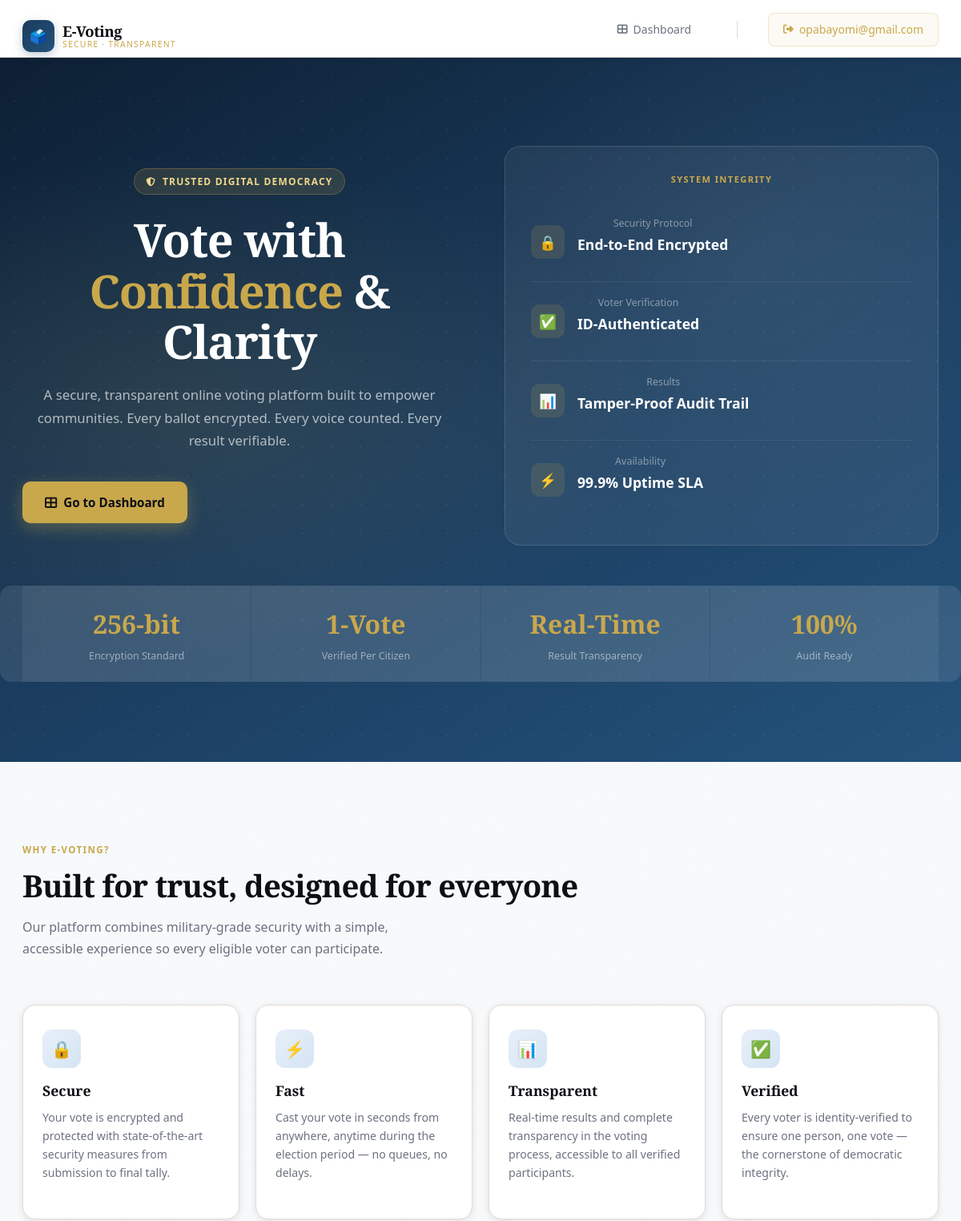
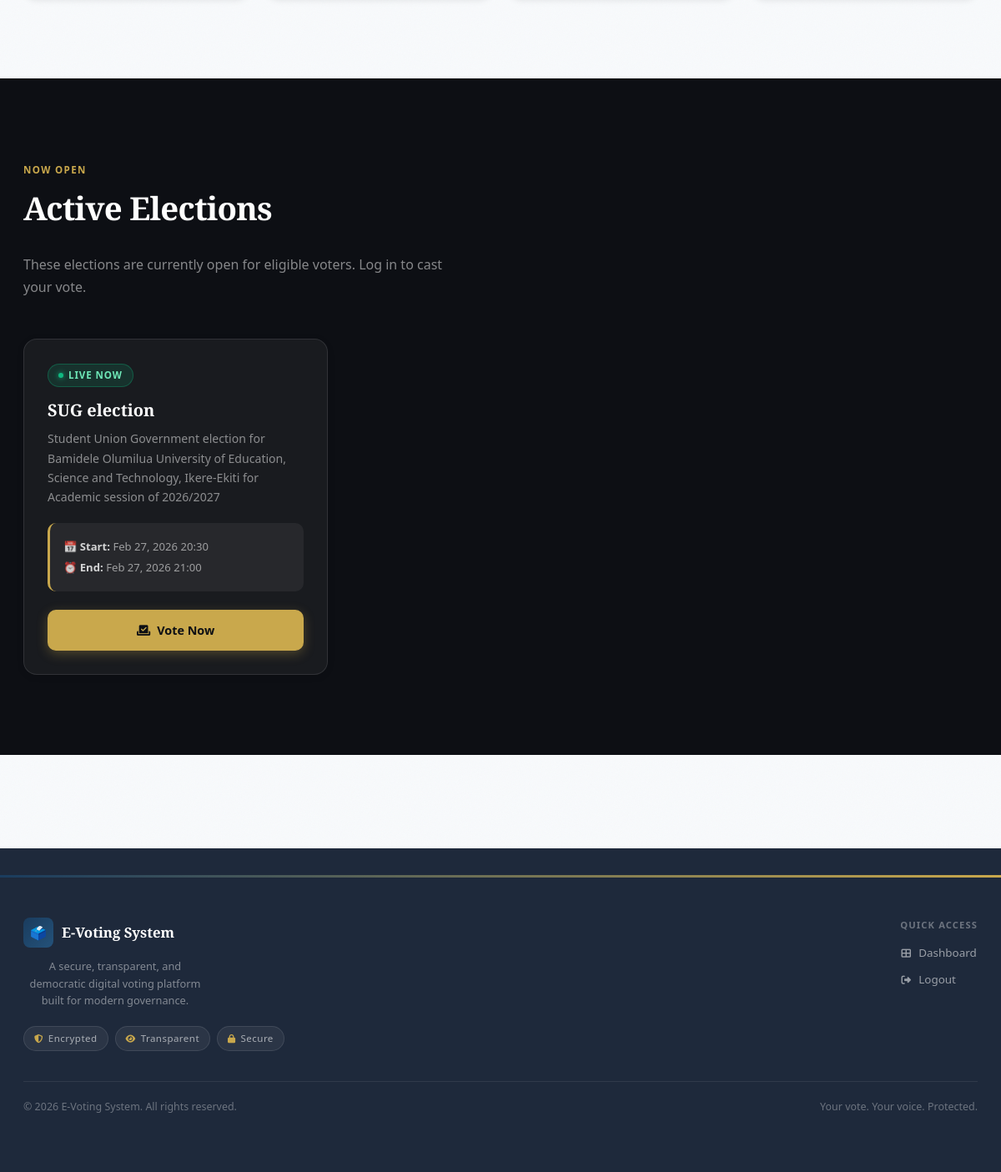
Screenshot of / (signed in) with the database file from the repository (2 pictures, top to bottom).
### voting/models.py (models this page shows, shortened)
class Election(models.Model):
    title = models.CharField(max_length=200)
    description = models.TextField()
    start_date = models.DateTimeField()
    end_date = models.DateTimeField()
    is_active = models.BooleanField(default=True)
    created_at = models.DateTimeField(auto_now_add=True)

### voting/views.py (the view)
# urls.py: path('', views.index, name='index'),
def index(request):
    elections = Election.objects.filter(is_active=True).order_by('-start_date')[:3]
    return render(request, 'voting/index.html', {'elections': elections})

### voting/templates/voting/index.html (shortened to what this page needs)
{% extends 'voting/base.html' %}
{% block content %}
<section class="hero">
    <div class="hero-bg"></div>
    <div class="hero-content">
        <div class="hero-left">
            <span class="hero-eyebrow"><i class="fas fa-shield-alt"></i> Trusted Digital Democracy</span>
            <h1>Vote with <span class="gold">Confidence</span> & Clarity</h1>
            <p class="hero-desc">
                A secure, transparent online voting platform built to empower communities.
                Every ballot encrypted. Every voice counted. Every result verifiable.
            </p>
            <div class="hero-btns">
                {% if not user.is_authenticated %}
                <a href="{% url 'register' %}" class="btn-hero-primary">
                    <i class="fas fa-user-plus"></i> Register to Vote
                </a>
                <a href="{% url 'login' %}" class="btn-hero-secondary">
                    <i class="fas fa-sign-in-alt"></i> Sign In
                </a>
                {% else %}
                <a href="{% url 'dashboard' %}" class="btn-hero-primary">
                    <i class="fas fa-th-large"></i> Go to Dashboard
                </a>
                {% endif %}
            </div>
        </div>
        <div class="hero-right">
            <div class="trust-card">
                <p class="trust-card-title">System Integrity</p>
                <div class="trust-stat">
                    <div class="trust-stat-icon">🔒</div>
                    <div>
                        <p class="trust-stat-label">Security Protocol</p>
                        <p class="trust-stat-value">End-to-End Encrypted</p>
                    </div>
                </div>
                <div class="trust-stat">
                    <div class="trust-stat-icon">✅</div>
                    <div>
                        <p class="trust-stat-label">Voter Verification</p>
                        <p class="trust-stat-value">ID-Authenticated</p>
                    </div>
                </div>
                <div class="trust-stat">
                    <div class="trust-stat-icon">📊</div>
                    <div>
                        <p class="trust-stat-label">Results</p>
                        <p class="trust-stat-value">Tamper-Proof Audit Trail</p>
                    </div>
                </div>
                <div class="trust-stat">
                    <div class="trust-stat-icon">⚡</div>
                    <div>
                        <p class="trust-stat-label">Availability</p>
                        <p class="trust-stat-value">99.9% Uptime SLA</p>
                    </div>
                </div>
            </div>
        </div>
    </div>
    <div class="hero-stats-strip">
        <div class="hero-stat">
            <div class="hero-stat-num">256-bit</div>
            <div class="hero-stat-lbl">Encryption Standard</div>
        </div>
        <div class="hero-stat">
            <div class="hero-stat-num">1-Vote</div>
            <div class="hero-stat-lbl">Verified Per Citizen</div>
        </div>
        <div class="hero-stat">
            <div class="hero-stat-num">Real-Time</div>
            <div class="hero-stat-lbl">Result Transparency</div>
        </div>
        <div class="hero-stat">
            <div class="hero-stat-num">100%</div>
            <div class="hero-stat-lbl">Audit Ready</div>
        </div>
    </div>
</section>
<section class="section">
    <div class="section-inner">
        <span class="section-label">Why E-Voting?</span>
        <h2 class="section-title">Built for trust, designed for everyone</h2>
        <p class="section-desc">Our platform combines military-grade security with a simple, accessible experience so every eligible voter can participate.</p>
        <div class="features-grid">
            <div class="feature-card">
                <div class="feature-icon-wrap">🔒</div>
                <h3>Secure</h3>
                <p>Your vote is encrypted and protected with state-of-the-art security measures from submission to final tally.</p>
            </div>
            <div class="feature-card">
                <div class="feature-icon-wrap">⚡</div>
                <h3>Fast</h3>
                <p>Cast your vote in seconds from anywhere, anytime during the election period — no queues, no delays.</p>
            </div>
            <div class="feature-card">
                <div class="feature-icon-wrap">📊</div>
                <h3>Transparent</h3>
                <p>Real-time results and complete transparency in the voting process, accessible to all verified participants.</p>
            </div>
            <div class="feature-card">
                <div class="feature-icon-wrap">✅</div>
                <h3>Verified</h3>
                <p>Every voter is identity-verified to ensure one person, one vote — the cornerstone of democratic integrity.</p>
            </div>
        </div>
    </div>
</section>
{% if elections %}
<section class="elections-section">
    <div class="section-inner">
        <span class="section-label">Now Open</span>
        <h2 class="section-title">Active Elections</h2>
        <p class="section-desc">These elections are currently open for eligible voters. Log in to cast your vote.</p>
        <div class="elections-grid">
            {% for election in elections %}
            <div class="election-card">
                <span class="election-card-tag">Live Now</span>
                <h3>{{ election.title }}</h3>
                <p>{{ election.description|truncatewords:20 }}</p>
                <div class="election-dates">
                    <p><strong>📅 Start:</strong> {{ election.start_date|date:"M d, Y H:i" }}</p>
                    <p><strong>⏰ End:</strong> {{ election.end_date|date:"M d, Y H:i" }}</p>
                </div>
                {% if user.is_authenticated %}
                <a href="{% url 'vote' election.id %}" class="btn-election btn-election-primary">
                    <i class="fas fa-vote-yea"></i> Vote Now
                </a>
                {% else %}
                <a href="{% url 'login' %}" class="btn-election btn-election-ghost">
                    <i class="fas fa-sign-in-alt"></i> Login to Vote
                </a>
                {% endif %}
            </div>
            {% endfor %}
        </div>
    </div>
</section>
{% endif %}
{% endblock %}

### voting/templates/voting/base.html (shortened to what this page needs)
<!DOCTYPE html>
<html lang="en">
<head>
    <link rel="stylesheet" href="https://cdnjs.cloudflare.com/ajax/libs/font-awesome/6.4.0/css/all.min.css">
    <link href="https://cdn.jsdelivr.net/npm/bootstrap@5.3.0/dist/css/bootstrap.min.css" rel="stylesheet">
    <link rel="stylesheet" href="/static/voting/css/style.css">
</head>
<body>
    <nav class="navbar">
        <div class="container">
            <div class="nav-brand">
                <a href="{% url 'index' %}">
                    <span class="brand-icon">🗳️</span>
                    <span class="brand-text">
                        <span class="brand-name">E-Voting</span>
                        <span class="brand-tagline">Secure · Transparent</span>
                    </span>
                </a>
            </div>
            <ul class="nav-menu">
                {% if user.is_authenticated %}
                    <li>
                        <a href="{% url 'dashboard' %}">
                            <i class="fas fa-th-large"></i> Dashboard
                        </a>
                    </li>
                    <li class="nav-accent">
                        <a href="{% url 'logout' %}">
                            <i class="fas fa-sign-out-alt"></i> {{ user.username }}
                        </a>
                    </li>
                {% endif %}
            </ul>
        </div>
    </nav>
    <main>
        {% block content %}
        {% endblock %}
    </main>
    <footer class="footer">
        <div class="footer-gold-line"></div>
        <div class="footer-inner">
            <div>
                <div class="footer-brand">
                    <span class="footer-brand-icon">🗳️</span>
                    <span class="footer-brand-name">E-Voting System</span>
                </div>
                <p class="footer-tagline">
                    A secure, transparent, and democratic digital voting platform built for modern governance.
                </p>
                <div class="footer-badges">
                    <span class="footer-badge"><i class="fas fa-shield-alt"></i> Encrypted</span>
                    <span class="footer-badge"><i class="fas fa-eye"></i> Transparent</span>
                    <span class="footer-badge"><i class="fas fa-lock"></i> Secure</span>
                </div>
            </div>
            <div>
                <p style="font-size:0.7rem;font-weight:600;letter-spacing:0.1em;text-transform:uppercase;color:rgba(255,255,255,0.35);margin-bottom:14px;">Quick Access</p>
                <div style="display:flex;flex-direction:column;gap:10px;">
                    {% if user.is_authenticated %}
                    <a href="{% url 'dashboard' %}" style="color:rgba(255,255,255,0.55);text-decoration:none;font-size:0.84rem;display:flex;align-items:center;gap:8px;transition:color .2s;" onmouseover="this.style.color='#c9a84c'" onmouseout="this.style.color='rgba(255,255,255,0.55)'">
                        <i class="fas fa-th-large" style="font-size:0.72rem;width:14px;"></i> Dashboard
                    </a>
                    <a href="{% url 'logout' %}" style="color:rgba(255,255,255,0.55);text-decoration:none;font-size:0.84rem;display:flex;align-items:center;gap:8px;transition:color .2s;" onmouseover="this.style.color='#c9a84c'" onmouseout="this.style.color='rgba(255,255,255,0.55)'">
                        <i class="fas fa-sign-out-alt" style="font-size:0.72rem;width:14px;"></i> Logout
                    </a>
                    {% endif %}
                </div>
            </div>
        </div>
        <div class="footer-divider"></div>
        <div class="footer-bottom">
            <p class="footer-copy">© 2026 E-Voting System. All rights reserved.</p>
            <p class="footer-copy">Your vote. Your voice. Protected.</p>
        </div>
    </footer>
</body>
</html>

### voting/static/voting/css/style.css (style rules this page uses)
* { margin: 0; padding: 0; box-sizing: border-box; }
:root { --primary: #2563eb; --primary-dark: #1e40af; --secondary: #64748b; --success: #10b981; --danger: #ef4444; --warning: #f59e0b; --light: #f8fafc; --dark: #1e293b; --border: #e2e8f0; }
body { font-family: 'Segoe UI', Tahoma, Geneva, Verdana, sans-serif; line-height: 1.6; color: var(--dark); background-color: var(--light); }
.container { max-width: 1200px; margin: 0 auto; padding: 0 20px; }
.navbar { background: white; box-shadow: 0 2px 4px rgba(0,0,0,0.1); padding: 1rem 0; position: sticky; top: 0; z-index: 1000; }
.navbar .container { display: flex; justify-content: space-between; align-items: center; }
.nav-brand a { font-size: 1.5rem; font-weight: bold; color: var(--primary); text-decoration: none; }
.nav-menu { display: flex; list-style: none; gap: 2rem; }
.nav-menu a { color: var(--dark); text-decoration: none; font-weight: 500; transition: color 0.3s; }
.hero { background: linear-gradient(135deg, var(--primary) 0%, var(--primary-dark) 100%); color: white; padding: 4rem 0; text-align: center; }
.hero h1 { font-size: 3rem; margin-bottom: 1rem; }
.features-grid { display: grid; grid-template-columns: repeat(auto-fit, minmax(250px, 1fr)); gap: 2rem; }
.feature-card { padding: 2rem; background: white; border-radius: 12px; box-shadow: 0 2px 8px rgba(0,0,0,0.1); }
.feature-card h3 { margin-bottom: 0.5rem; color: var(--primary); }
.elections-grid { display: grid; grid-template-columns: repeat(auto-fill, minmax(300px, 1fr)); gap: 2rem; }
.election-card { background: white; border-radius: 12px; padding: 2rem; box-shadow: 0 2px 8px rgba(0,0,0,0.1); transition: transform 0.3s; }
.election-card h3 { color: var(--primary); margin-bottom: 1rem; }
.election-dates { margin: 1rem 0; padding: 1rem; background: var(--light); border-radius: 8px; }
.elections-section { margin-bottom: 3rem; }
.elections-section h2 { margin-bottom: 2rem; }
.footer { background: var(--dark); color: white; text-align: center; padding: 2rem 0; margin-top: 4rem; }

### rows the page displays
Election: title "SUG election", description "Student Union Government election for Bamidele Olumilua University of Education, Science and Technology, Ikere-Ekiti for Academic session of 2026/2027", start_date "Feb 27, 2026 20:30", end_date "Feb 27, 2026 21:00"

### other values shown
{{ user.username }} "opabayomi@gmail.com"
